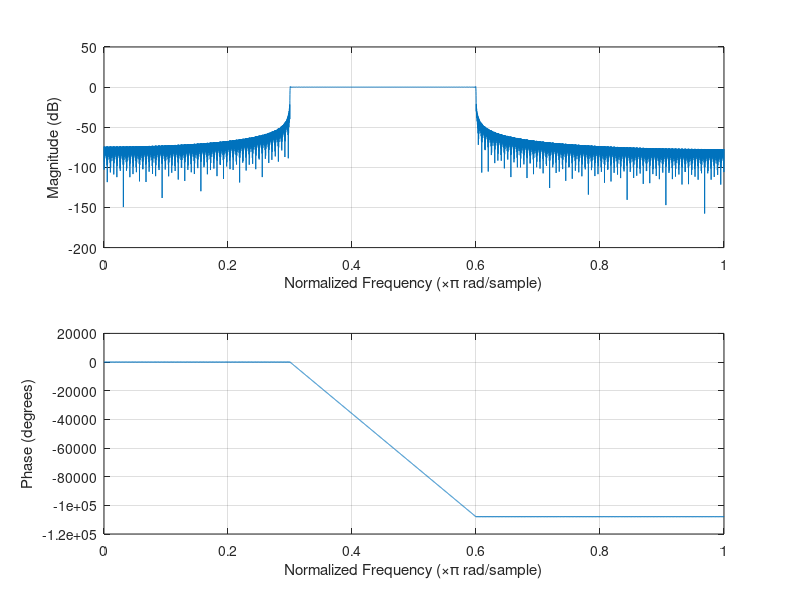
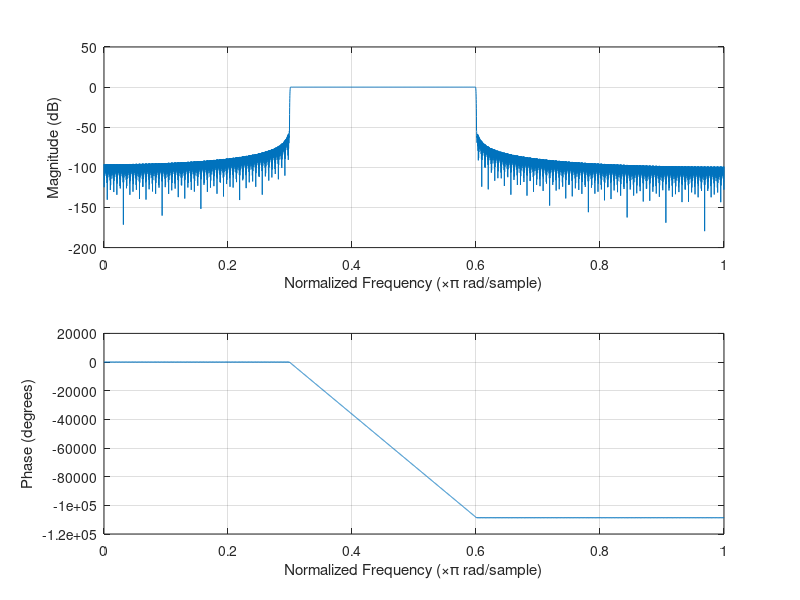
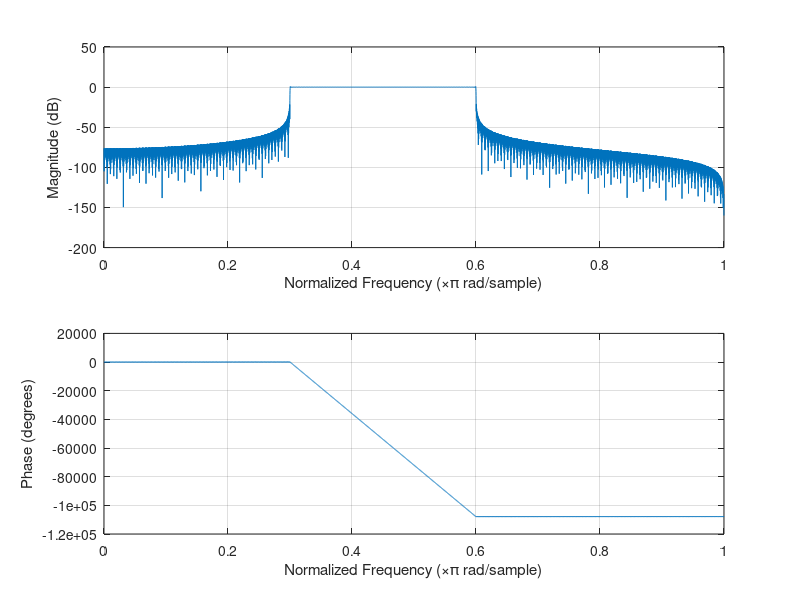
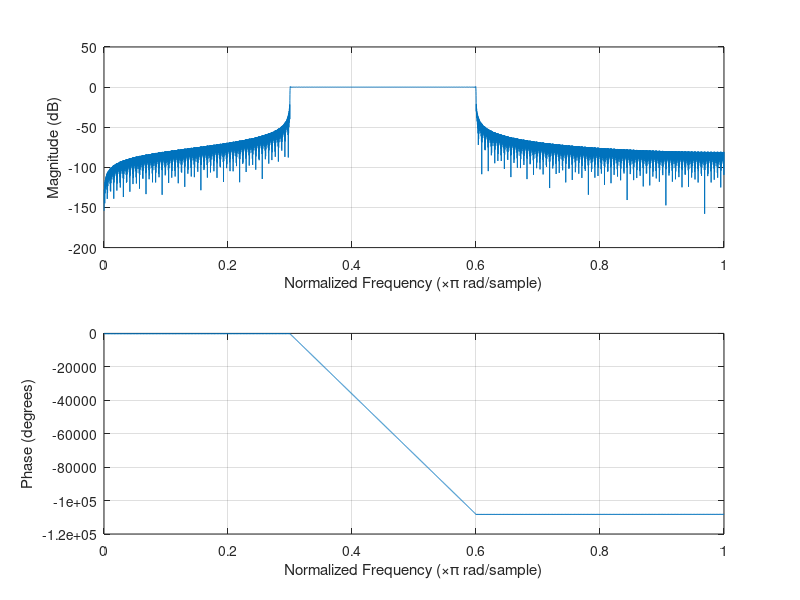

MATLAB code for these plots, in order:
%M = 7 or 8 (filter length odd or even)

omega_1 = 0.3*pi;
omega_2 = 0.6*pi;


n_inf_odd = -2000:2000; % really, really long n (centered at origin)
n_inf_odd_center = 2001; 
n_odd_inds = (-3:1:3) + n_inf_odd_center

n_inf_even = -1999.5:1:1999.5; % really, really long n even_length
n_inf_even_center = 2000.5; %index of center
n_even_inds = (-3.5:1:3.5) + n_inf_even_center
%filter 1 : Type 1 (odd and symmetric)

h_ideal_type_1 = (1./(pi * n_inf_odd)) .* (sin(omega_2 * n_inf_odd) - sin(omega_1 * n_inf_odd));
h_ideal_type_1(n_inf_odd_center) = omega_2/pi - omega_1/pi;
figure; freqz(h_ideal_type_1)
figure; freqz(h_ideal_type_1 .* hamming(length(h_ideal_type_1))');

h_ideal_type_2 = (1./(pi * n_inf_even)) .* (sin(omega_2 * n_inf_even) - sin(omega_1 * n_inf_even));
figure; freqz(h_ideal_type_2)

h_ideal_type_3 = (1./(pi* n_inf_odd)) .* (cos(omega_2 * n_inf_odd) - cos(omega_1 * n_inf_odd));
h_ideal_type_3(n_inf_odd_center) = 0;

h_ideal_type_4 = (1./(pi* n_inf_even)) .* (cos(omega_2 * n_inf_even) - cos(omega_1 * n_inf_even));
figure; freqz(h_ideal_type_4)

M_odd = 6; M_even = 7;

h_type1_rect = h_ideal_type_1(n_odd_inds);
h_type1_hamming = h_type1_rect.*hamming(M_odd+1)';

h_type2_rect = h_ideal_type_2(n_even_inds);
h_type2_hamming = h_type2_rect.*hamming(M_even+1)';

h_type3_rect = h_ideal_type_3(n_odd_inds);
h_type3_hamming = h_type3_rect.*hamming(M_odd+1)';

h_type4_rect = h_ideal_type_4(n_even_inds);
h_type4_hamming = h_type4_rect.*hamming(M_even+1)';


hamming_mean_odd = mean(hamming(M_odd+1));
hamming_mean_even = mean(hamming(M_even+1));
h_type1_hamming = h_type1_hamming/hamming_mean_odd;
h_type2_hamming = h_type2_hamming/hamming_mean_even;
h_type3_hamming = h_type3_hamming/hamming_mean_odd;
h_type4_hamming = h_type4_hamming/hamming_mean_even;

% plots.
[H_rect(:,1),F] = freqz(h_type1_rect);
[H_rect(:,2),F] = freqz(h_type2_rect);
[H_rect(:,3),F] = freqz(h_type3_rect);
[H_rect(:,4),F] = freqz(h_type4_rect);

[H_hamm(:,1),F] = freqz(h_type1_hamming);
[H_hamm(:,2),F] = freqz(h_type2_hamming);
[H_hamm(:,3),F] = freqz(h_type3_hamming);
[H_hamm(:,4),F] = freqz(h_type4_hamming);



figure; semilogy(F/pi,abs(H_hamm), 'linewidth',2); 
title('Hamming window on filter lengths 7 and 8');
legend('type 1','type 2','type 3','type 4');
xlabel('Digital Frequency / pi');
ylabel('Magnitude of H');
grid on;
figure; semilogy(F/pi,abs(H_rect)); 
title('Rectangular window on filter lengths 7 and 8');
legend('type 1','type 2','type 3','type 4');
xlabel('Digital Frequency / pi');
ylabel('Magnitude of H');
grid on;
